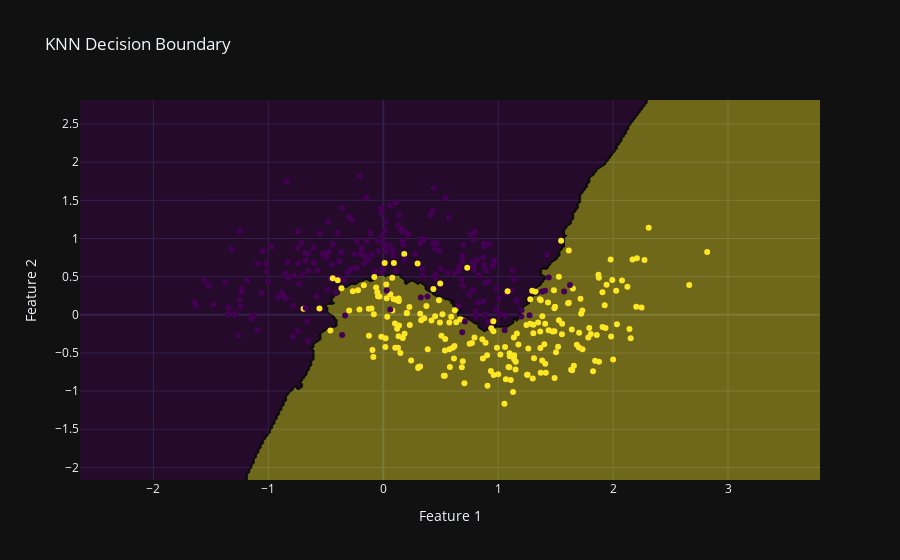

This figure's notebook cell:
### Markdown cell above
## 1、使用KNN进行分类

### Code cell
from sklearn.neighbors import KNeighborsClassifier
from my_ML_tool import plot_decision_boundary


KNN = KNeighborsClassifier(n_neighbors=20)
KNN.fit(X,y)  # predict_centre为使用K_Means计算出来的中心，在这里相当于数据标签
# a = pd.DataFrame([5,5]).T

result = KNN.predict(X) # 转置之后才是 1行2列 的数据，或者使用KNN.predict(pd.array([5,5]))
print("KNN 预测准确度：", KNN.score(X,y))

import plotly.graph_objects as go

# 定义网格边界（稍微扩展数据范围以更好地显示边界）
x_min, x_max = X[:, 0].min() - 1, X[:, 0].max() + 1
y_min, y_max = X[:, 1].min() - 1, X[:, 1].max() + 1

# 创建网格点
xx, yy = np.meshgrid(np.arange(x_min, x_max, 0.02),
                     np.arange(y_min, y_max, 0.02))

# 预测网格点的类别
Z = KNN.predict(np.c_[xx.ravel(), yy.ravel()])
Z = Z.reshape(xx.shape)


fig = go.Figure()

# 添加决策边界背景（使用等高线图）
fig.add_trace(go.Contour(
    x=np.arange(x_min, x_max, 0.02),
    y=np.arange(y_min, y_max, 0.02),
    z=Z,
    showscale=False,
    opacity=0.4,
    colorscale='Viridis'  # 可根据类别数调整颜色映射
))

# 添加原始数据点
fig.add_trace(go.Scatter(
    x=X[:, 0],
    y=X[:, 1],
    mode='markers',
    marker=dict(
        color=y,
        colorscale='Viridis',
        showscale=False
    ),
    showlegend=False
))

# 更新布局
fig.update_layout(
    title='KNN Decision Boundary',
    xaxis_title='Feature 1',
    yaxis_title='Feature 2'
)

# 显示图形
fig.show()

#
# print(result_cluster)

plot_decision_boundary(KNN,X,y)

### Figure 1 — Plotly figure (JSON) as saved in the notebook; plotly's stock layout.template omitted (floating-point values rounded to 4 significant figures; data arrays with more than 128 entries replaced by an {"elided": "..."} marker saying what was removed)
{"data": [{"colorscale": [[0.0, "#440154"], [0.1111, "#482878"], [0.2222, "#3e4989"], [0.3333, "#31688e"], [0.4444, "#26828e"], [0.5556, "#1f9e89"], [0.6667, "#35b779"], [0.7778, "#6ece58"], [0.8889, "#b5de2b"], [1.0, "#fde725"]], "opacity": 0.4, "showscale": false, "x": {"elided": "323 float values"}, "y": {"elided": "250 float values"}, "z": {"elided": "250x323 int values"}, "type": "contour"}, {"marker": {"color": {"elided": "411 int values"}, "colorscale": [[0.0, "#440154"], [0.1111, "#482878"], [0.2222, "#3e4989"], [0.3333, "#31688e"], [0.4444, "#26828e"], [0.5556, "#1f9e89"], [0.6667, "#35b779"], [0.7778, "#6ece58"], [0.8889, "#b5de2b"], [1.0, "#fde725"]], "showscale": false}, "mode": "markers", "showlegend": false, "x": {"elided": "411 float values"}, "y": {"elided": "411 float values"}, "type": "scatter"}], "layout": {"title": {"text": "KNN Decision Boundary"}, "xaxis": {"title": {"text": "Feature 1"}}, "yaxis": {"title": {"text": "Feature 2"}}}}
